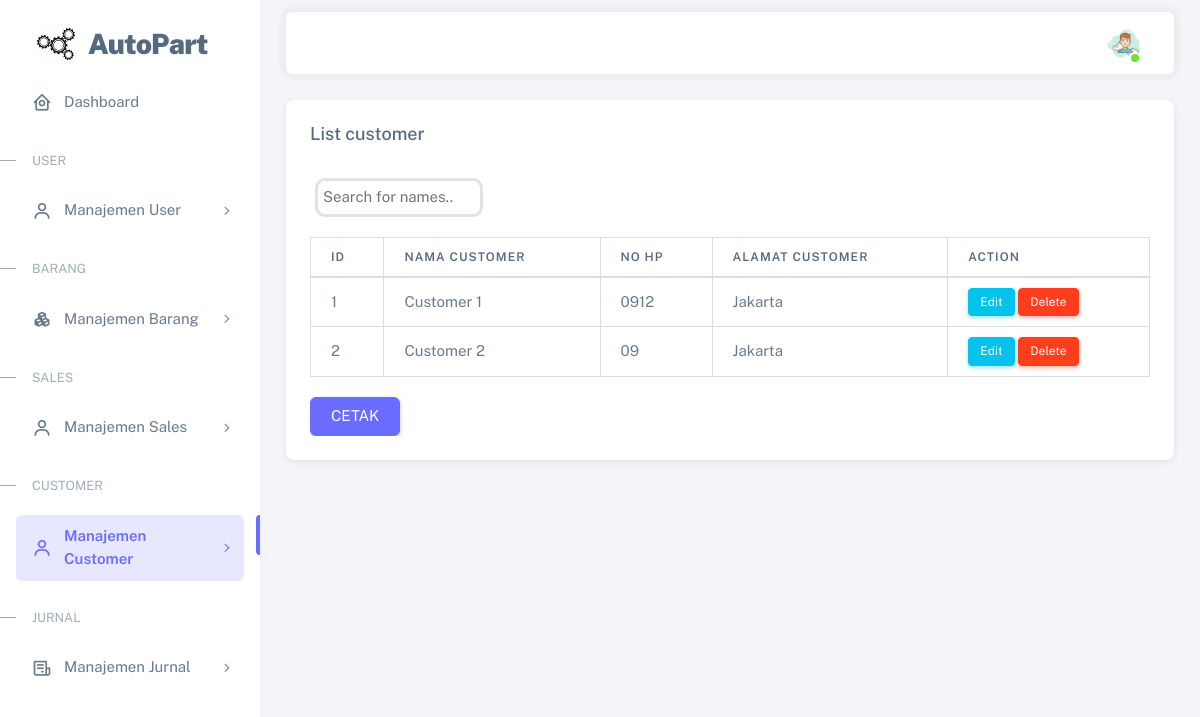
Screenshot of /admin/list_customer.php with the database file from the repository.
### tables this page shows
CREATE TABLE `tb_customer` (
  `id_customer` bigint(100) NOT NULL,
  `nama_customer` varchar(100) NOT NULL,
  `no_hp` varchar(100) NOT NULL,
  `alamat_customer` varchar(100) NOT NULL
);

### admin/list_customer.php (the view, shortened to what this page needs)
<?php
  require_once("koneksi.php");
?>
<!DOCTYPE html>
<html>
  <head>
    <link rel="stylesheet" href="assets/vendor/fonts/boxicons.css" />
    <link rel="stylesheet" href="assets/vendor/css/core.css" />
    <link rel="stylesheet" href="assets/vendor/css/theme-default.css"/>
    <link rel="stylesheet" href="assets/css/demo.css" />
  </head>
  <body>
    <div class="layout-wrapper layout-content-navbar">
    <div class="layout-container">
 <aside id="layout-menu" class="layout-menu menu-vertical menu bg-menu-theme">
          <div class="app-brand demo">
            <a href="index.php" class="app-brand-link">
              <span class="app-brand-logo demo">
                 <img src="assets/img/favicon/admin.png">
              </span>
              <span class="app-brand-text demo menu-text fw-bolder ms-2">AutoPart</span>
            </a>
          </div>
            <ul class="menu-inner py-1">
              <li class="menu-item ">
                <a href="index.php" class="menu-link">
                  <i class="menu-icon tf-icons bx bx-home-circle"></i>
                  <div data-i18n="Analytics">Dashboard</div>
                </a>
              </li>
              <li class="menu-header small text-uppercase"><span class="menu-header-text">User</span></li>
                <li class="menu-item">
                  <a href="#" class="menu-link menu-toggle">
                    <i class="menu-icon tf-icons bx bx-user"></i>
                    <div data-i18n="Basic">Manajemen User</div>
                  </a>
                </li>
              <li class="menu-header small text-uppercase"><span class="menu-header-text">Barang</span></li>
                <li class="menu-item">
                  <a href="#" class="menu-link menu-toggle">
                    <i class="menu-icon tf-icons bx bxs-component"></i>
                    <div data-i18n="Basic">Manajemen Barang</div>
                  </a>
                </li>
              <li class="menu-header small text-uppercase"><span class="menu-header-text">Sales</span></li>
                <li class="menu-item">
                  <a href="#" class="menu-link menu-toggle">
                    <i class="menu-icon tf-icons bx bx-user"></i>
                    <div data-i18n="Basic">Manajemen Sales</div>
                  </a>
                </li>
                <li class="menu-header small text-uppercase"><span class="menu-header-text">Customer</span></li>
                  <li class="menu-item active">
                    <a href="#" class="menu-link menu-toggle">
                      <i class="menu-icon tf-icons bx bx-user"></i>
                      <div data-i18n="Basic">Manajemen Customer</div>
                    </a>
                  </li>
                <li class="menu-header small text-uppercase"><span class="menu-header-text">Jurnal</span></li>
                  <li class="menu-item">
                    <a href="#" class="menu-link menu-toggle">
                      <i class="menu-icon tf-icons bx bx-receipt"></i>
                      <div data-i18n="Basic">Manajemen Jurnal</div>
                    </a>
                  </li>
        </aside>
      <div class="layout-page">
          <nav class="layout-navbar container-xxl navbar navbar-expand-xl navbar-detached align-items-center bg-navbar-theme" id="layout-navbar">
            <div class="navbar-nav-right d-flex align-items-center" id="navbar-collapse">
              <ul class="navbar-nav flex-row align-items-center ms-auto">
                <li class="nav-item navbar-dropdown dropdown-user dropdown">
                  <a class="nav-link dropdown-toggle hide-arrow" href="javascript:void(0);" data-bs-toggle="dropdown">
                    <div class="avatar avatar-online">
                      <img src="assets/img/avatars/1.png" alt class="w-px-40 h-auto rounded-circle" />
                    </div>
                  </a>
                </li>
              </ul>
            </div>
          </nav>
          <div class="content-wrapper">
            <div class="container-xxl flex-grow-1 container-p-y">
              <div class="row align-items-center">
                <div class="col-xl-12">
                  <div class="card">
                    <h5 class="card-header">List customer</h5>
                    <div class="card-body">
                     <div class="table-responsive text-nowrap">
                     <input type="text" id="myInput" onkeyup="myFunction()" placeholder="Search for names.." style="margin-bottom: 20px;border: 3px solid #30262621;display: block;padding: 5px;border-radius: 10px;margin-left: 5px;width: 20%; margin-top: 10px">
                      <table class="table table-bordered">
                      <thead>
                                <tr>
                                    <th>ID</th>
                                    <th>Nama Customer</th>
                                    <th>No HP</th>
                                    <th>Alamat Customer</th>
                                    <th>Action</th>
                                </tr>
                            </thead>
                            <tbody id="myTable">
                                <?php
                                    $query = "SELECT * FROM tb_customer";
                                    $query_run = mysqli_query($con, $query);
                                    if(mysqli_num_rows($query_run) > 0)
                                    {
                                        foreach($query_run as $customer)
                                        {
                                            ?>
                                            <tr>
                                                <td><?= $customer['id_customer']; ?></td>
                                                <td><?= $customer['nama_customer']; ?></td>
                                                <td><?= $customer['no_hp']; ?></td>
                                                <td><?= $customer['alamat_customer']; ?></td>
                                                <td>
                                                    <a href="edit_customer.php?id_customer=<?= $customer['id_customer']; ?>" class="btn btn-info btn-sm">Edit</a>
                                                    <form action="code_cust.php" method="POST" class="d-inline">
                                                        <button type="submit" name="delete_customer" value="<?=$customer['id_customer'];?>" class="btn btn-danger btn-sm">Delete</button>
                                                    </form>
                                                </td>
                                            </tr>
                                            <?php
                                        }
                                    }
                                    else
                                    {
                                        echo "<h5> No Record Found </h5>";
                                    }
                                ?>
                            </tbody>
                        </table>
                        <a class="btn btn-primary" href="cetak_cust.php" role="button" target="_blank" style="margin-top: 20px"> CETAK </a>
                  </div>
                </div>
              </div>
                </div>
              </div>
            </div>
          </div>
    </div>
  </div>
  </body>
</html>

### admin/assets/css/demo.css (style rules this page uses)
.menu .app-brand.demo { height: 64px; margin-top: 12px; }
.app-brand-text.demo { font-size: 1.75rem; letter-spacing: -0.5px; }

### rows the page displays
tb_customer: id_customer "1", nama_customer "Customer 1", no_hp "0912", alamat_customer "Jakarta"
tb_customer: id_customer "2", nama_customer "Customer 2", no_hp "09", alamat_customer "Jakarta"
